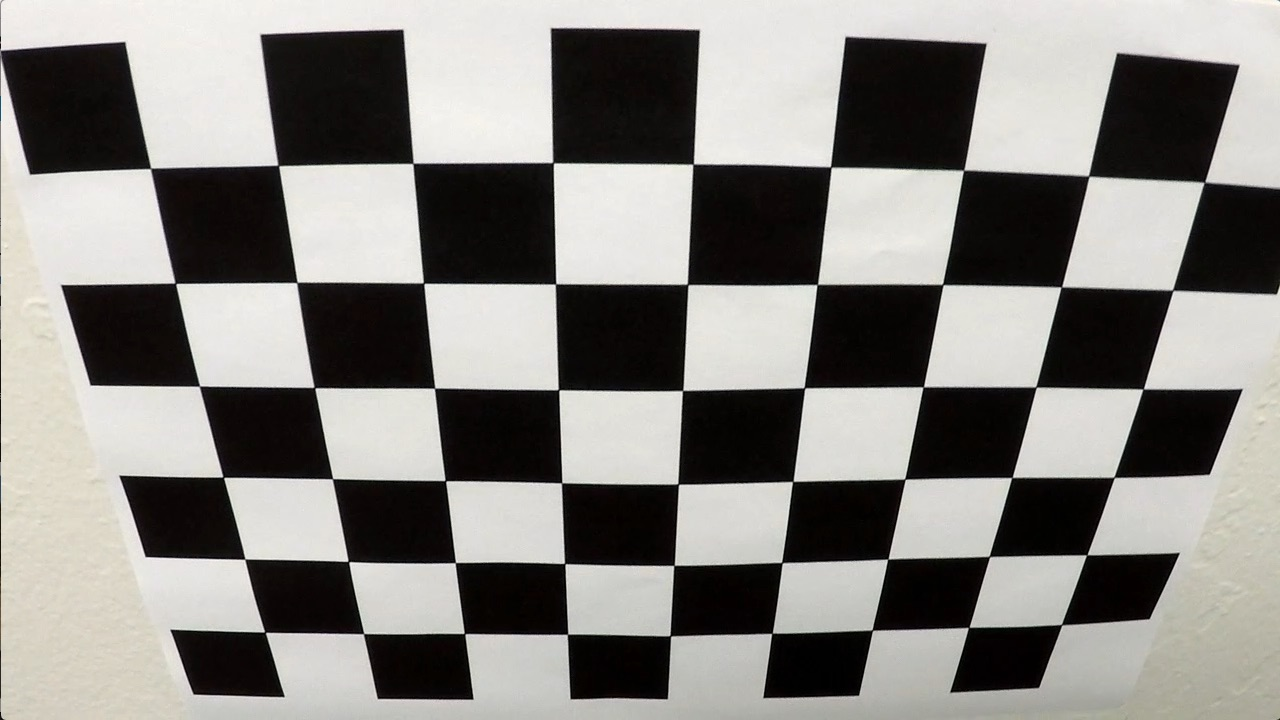
#> input picture CarND_Advanced_Lane_Lines/camera_cal/calibration2.jpg, 1280 x 720 px
$ jupyter execute Notes.ipynb   (shell and % lines are left out)
#> lines starting #> are read from the running program, lines starting #| are printed output that depends on the picture; after the words box and inside, x2 and y2 are one past the last pixel; in counts of white or black regions, pixels touching at a corner belong together
[cell 1]
import numpy as np
import cv2
import cv2
import matplotlib.pyplot as plt
import matplotlib.image as mpimg

[cell 2]
img = cv2.imread('camera_cal/calibration2.jpg')
#> img is the input picture: shape (720, 1280, 3); mean B, G, R 128.5, 132.4, 134.4
gray = cv2.cvtColor(img, cv2.COLOR_BGR2GRAY)
plt.imshow(gray,cmap='gray')

[cell 3]
objpoints = []
imgpoints = []

objp = np.zeros((6*8,3), np.float32)
objp[:,:2] = np.mgrid[0:8,0:6].T.reshape(-1,2) #x,y coordinates

ret, corners = cv2.findChessboardCorners(gray, (8,6), None)
#> ret = True; corners = 48 rows, first 8: [149.5, 169.3], [276.6, 164.5], [411.8, 164.6], [551.6, 161.6], [693.4, 163.9], [830.5, 166.5], [962.7, 171.5], [1087.6, 174.8]

if ret == True:
    imgpoints.append(corners)
    objpoints.append(objp)

    img = cv2.drawChessboardCorners(img, (8,6), corners, ret)
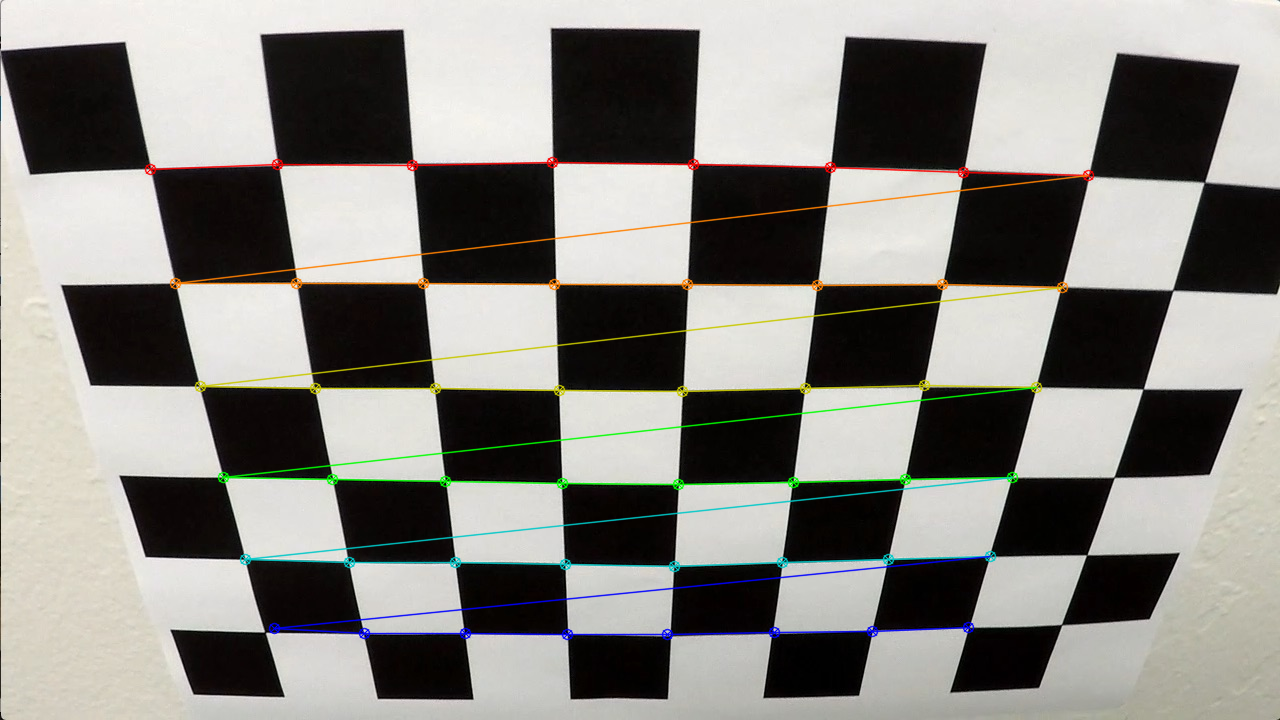
#> img: shape (720, 1280, 3); 3.33% of pixels changed, all inside (x1, y1, x2, y2) = (144, 156, 1095, 641)
    plt.imshow(img)

[cell 4]
ret, mtx, dist, rvecs, tvecs = cv2.calibrateCamera(objpoints, imgpoints, gray.shape[::-1], None, None)
#> ret = 1.6; mtx = [[1131.7, 0, 664.6], [0, 1065.2, 422.1], [0, 0, 1]]; dist = [[-0.21, -0.448, -0.0222, 0.00116, 1.11]]; rvecs = ([0.591, -0.0511, 0.0137],); tvecs = ([-3.8, -1.93, 7.82],)

[cell 5]
dst = cv2.undistort(img, mtx, dist, None, mtx)
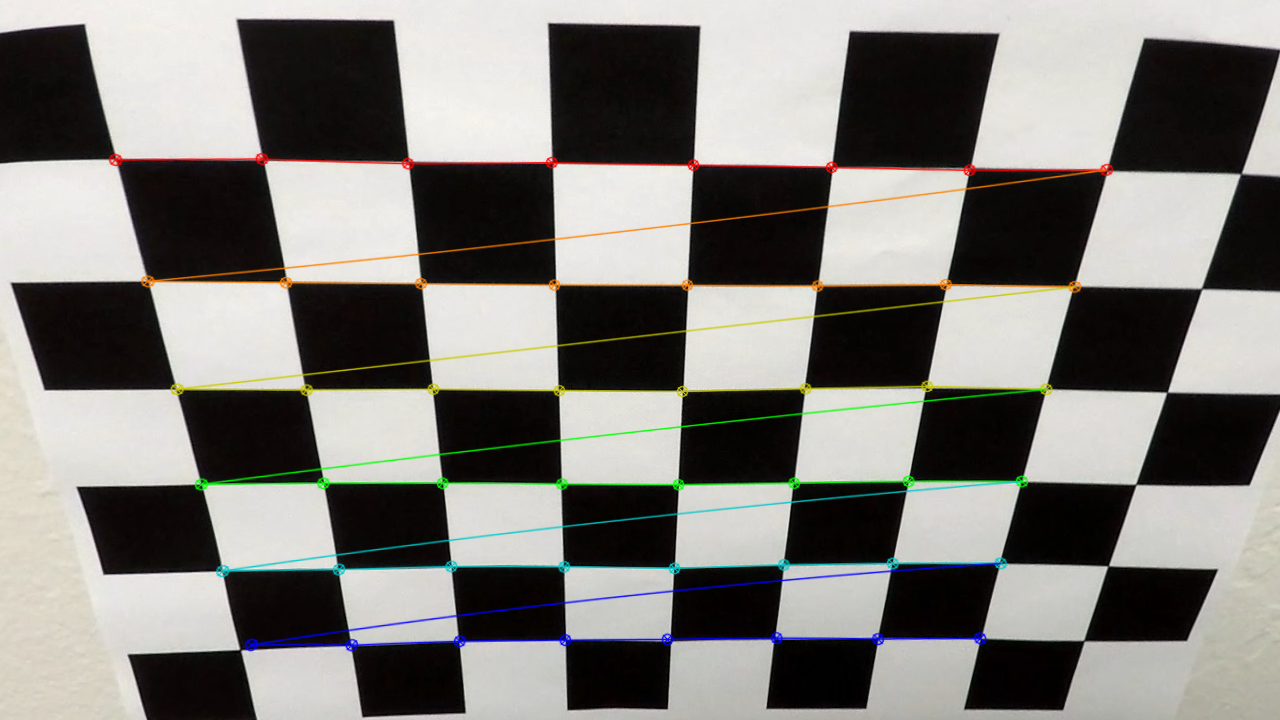
#> dst: shape (720, 1280, 3); mean B, G, R 121.3, 125.6, 127.1
